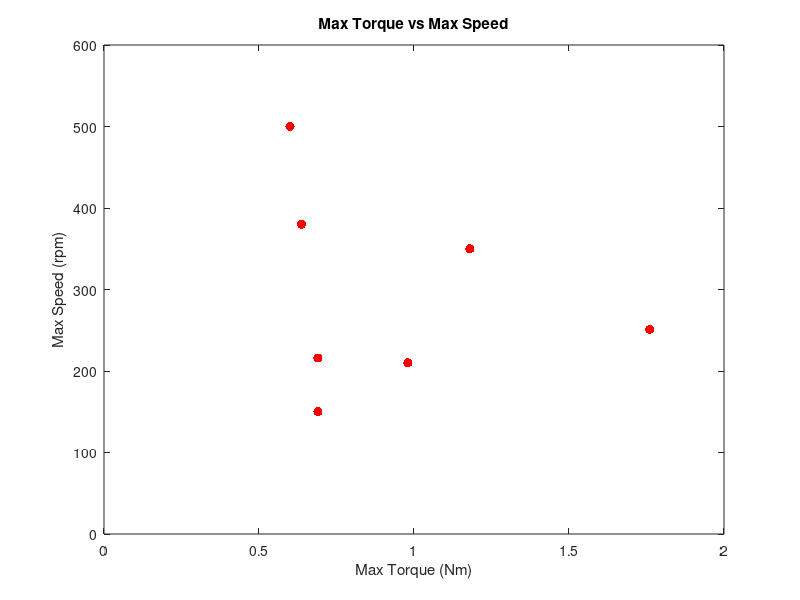
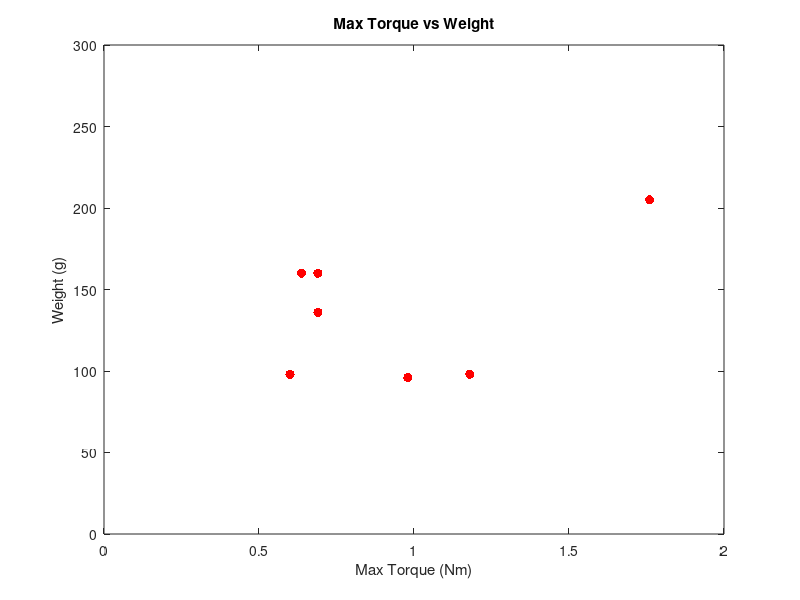
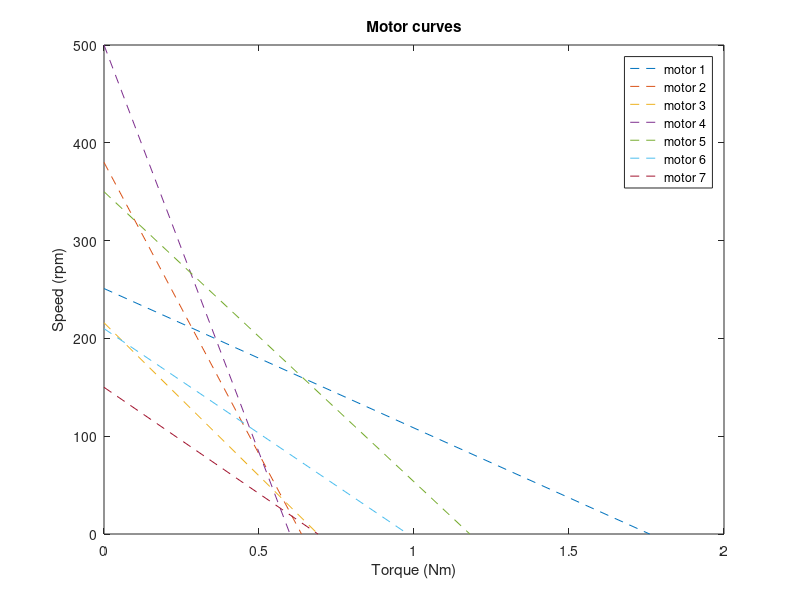

These charts were generated, in order, by the following MATLAB code:
clear;
close all;

% 1st column: max torque
% 2nd col: max speed
% 3rd col: weight
motor_specs_list= [
    1.76, 251, 205;
    0.637, 380, 160;
    0.69, 216, 136;
    0.6, 500, 98;
    1.18, 350, 98;
    0.98, 210, 96;
    0.69, 150, 160
];

torque = motor_specs_list(:,1);
speed = motor_specs_list(:,2);
weight = motor_specs_list(:,3);

% Plot max torque vs max speed
plot(torque, speed, '.r', 'MarkerSize', 20);
title('Max Torque vs Max Speed');
xlabel('Max Torque (Nm)');
ylabel('Max Speed (rpm)');
axis([0, 2, 0, 600]);

% Plot max torque vs weight
figure;
plot(torque, weight, '.r', 'MarkerSize', 20);
title('Max Torque vs Weight');
xlabel('Max Torque (Nm)');
ylabel('Weight (g)');
axis([0, 2, 0, 300]);

% Plot motot curves (torque vs speed)
figure
s = size(torque);
for i=1:s(1)
    txt = ['motor ',num2str(i)];
    plot([0,torque(i)],[speed(i),0],'--', 'DisplayName', txt);
    hold on;
end
title('Motor curves');
xlabel('Torque (Nm)');
ylabel('Speed (rpm)');
legend show;